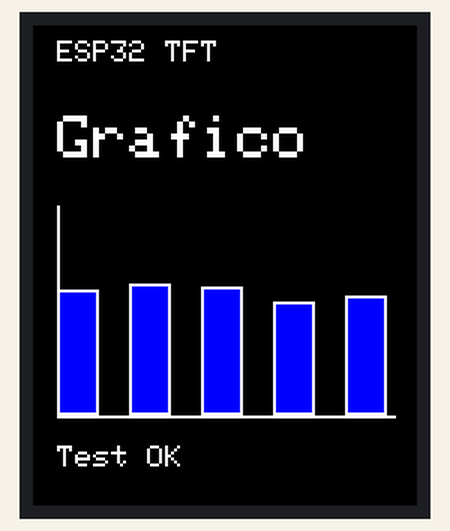
This sketch was run on a simulated ESP32. Shown: 128×160 colour display. Random numbers use the default seed unless the sketch sets one.

Above: at 0.2 s.
At 4.8 s:
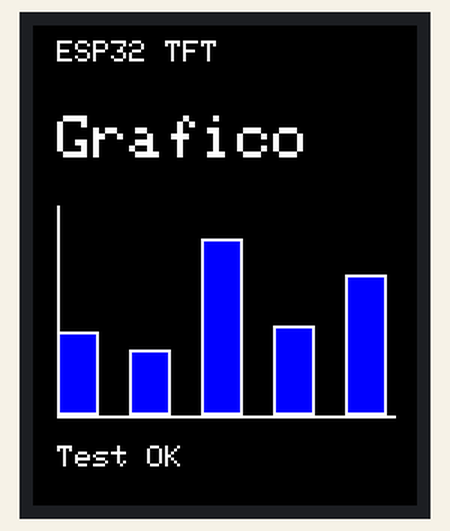
At 9.4 s:
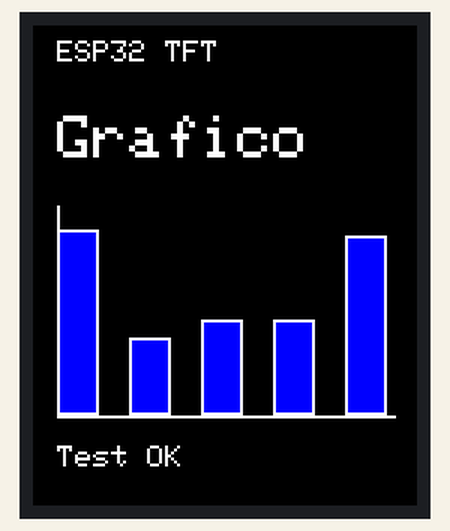
At 18.6 s:
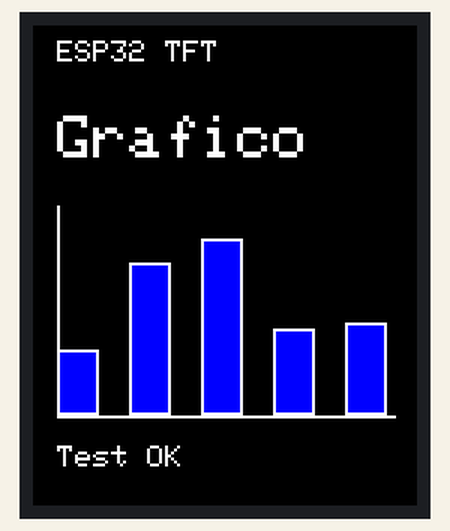
At 27.8 s:
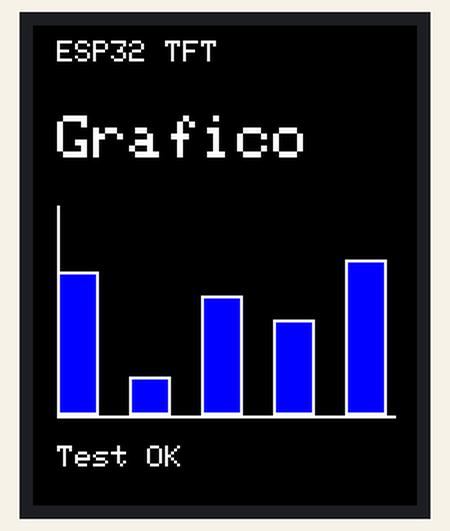
At 38.5 s:
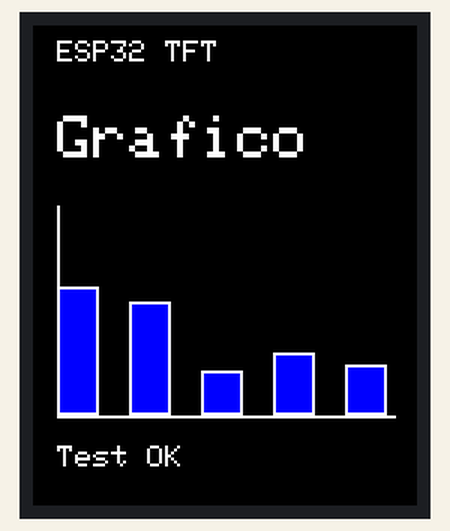

The sketch:

codigo4.ino
```cpp
#include <TFT_eSPI.h>

TFT_eSPI tft = TFT_eSPI();

const int numBarras = 5;
const int barraAncho = 14;
const int margen = 8;

void setup() {
  tft.init();
  tft.setRotation(0); // vertical
  tft.fillScreen(TFT_BLACK);
}

void loop() {

  // LIMPIAR TODO
  tft.fillScreen(TFT_BLACK);

  // ===== TEXTOS =====
  tft.setTextColor(TFT_WHITE, TFT_BLACK);

  // Arriba
  tft.setTextSize(1);
  tft.setCursor(margen, 5);
  tft.print("ESP32 TFT");

  // Medio
  tft.setTextSize(2);
  tft.setCursor(margen, 30);
  tft.print("Grafico");

  // Abajo
  tft.setTextSize(1);
  tft.setCursor(margen, 140);
  tft.print("Test OK");

  // ===== GRAFICO =====
  int ejeX = 130;   // altura del eje X
  int ejeY = 60;    // donde empieza grafico (debajo del texto medio)

  // Ejes
  tft.drawLine(margen, ejeY, margen, ejeX, TFT_WHITE);
  tft.drawLine(margen, ejeX, 128 - margen, ejeX, TFT_WHITE);

  // Barras
  int espacioTotal = 128 - 2 * margen;
  int espacioEntre = (espacioTotal - barraAncho * numBarras) / (numBarras - 1);

  for (int i = 0; i < numBarras; i++) {
    int altura = random(10, ejeX - ejeY - 5);

    int x = margen + i * (barraAncho + espacioEntre);
    int y = ejeX - altura;

    tft.fillRect(x, y, barraAncho, altura, TFT_BLUE);
    tft.drawRect(x, y, barraAncho, altura, TFT_WHITE);
  }

  delay(1500);
}
```

Measured:
- what the display in image 1 shows lasts 1.5 s, from 4.8 s to 6.3 s
